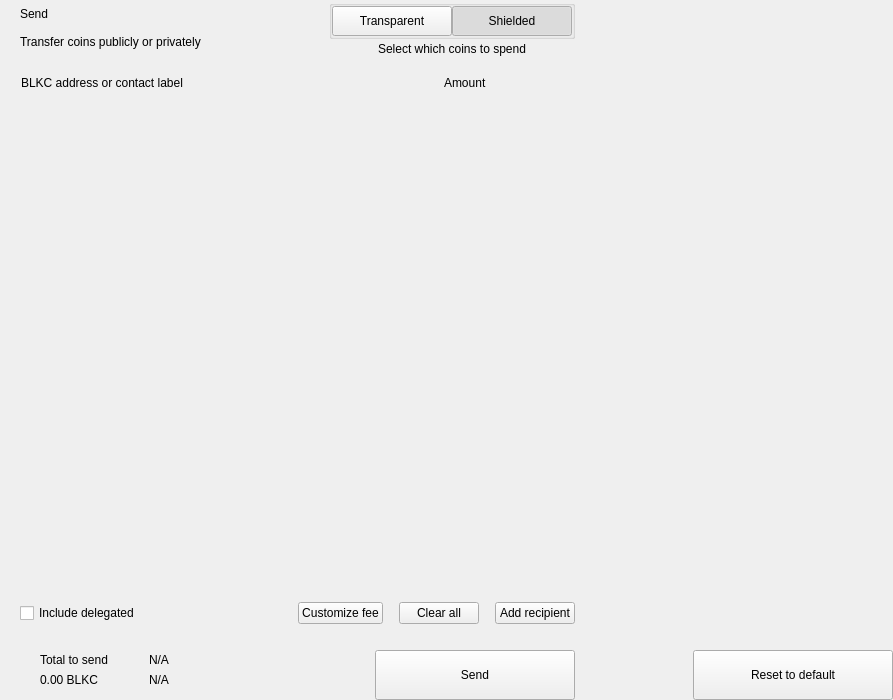
<?xml version="1.0" encoding="UTF-8"?>
<ui version="4.0">
 <class>send</class>
 <widget class="QWidget" name="send">
  <property name="geometry">
   <rect>
    <x>0</x>
    <y>0</y>
    <width>893</width>
    <height>700</height>
   </rect>
  </property>
  <property name="windowTitle">
   <string>Form</string>
  </property>
  <layout class="QHBoxLayout" name="horizontalLayout_2" stretch="2,1">
   <property name="spacing">
    <number>0</number>
   </property>
   <property name="leftMargin">
    <number>0</number>
   </property>
   <property name="topMargin">
    <number>0</number>
   </property>
   <property name="rightMargin">
    <number>0</number>
   </property>
   <property name="bottomMargin">
    <number>0</number>
   </property>
   <item>
    <widget class="QWidget" name="left" native="true">
     <layout class="QVBoxLayout" name="verticalLayout_3">
      <property name="spacing">
       <number>0</number>
      </property>
      <property name="leftMargin">
       <number>0</number>
      </property>
      <property name="topMargin">
       <number>0</number>
      </property>
      <property name="rightMargin">
       <number>0</number>
      </property>
      <property name="bottomMargin">
       <number>0</number>
      </property>
      <item>
       <layout class="QVBoxLayout" name="verticalLayout_22" stretch="0,0,0,1,0,0,0,0">
        <property name="spacing">
         <number>0</number>
        </property>
        <item>
         <layout class="QHBoxLayout" name="horizontalLayout_3">
          <property name="spacing">
           <number>0</number>
          </property>
          <property name="leftMargin">
           <number>20</number>
          </property>
          <property name="rightMargin">
           <number>20</number>
          </property>
          <item>
           <layout class="QVBoxLayout" name="verticalLayout">
            <property name="spacing">
             <number>0</number>
            </property>
            <item>
             <widget class="QLabel" name="labelTitle">
              <property name="text">
               <string>Send</string>
              </property>
              <property name="alignment">
               <set>Qt::AlignLeading|Qt::AlignLeft|Qt::AlignVCenter</set>
              </property>
             </widget>
            </item>
            <item>
             <widget class="QLabel" name="labelSubtitle1">
              <property name="text">
               <string>Transfer coins publicly or privately</string>
              </property>
             </widget>
            </item>
           </layout>
          </item>
          <item>
           <spacer name="horizontalSpacer">
            <property name="orientation">
             <enum>Qt::Horizontal</enum>
            </property>
            <property name="sizeHint" stdset="0">
             <size>
              <width>40</width>
              <height>20</height>
             </size>
            </property>
           </spacer>
          </item>
          <item>
           <layout class="QVBoxLayout" name="verticalLayout_6">
            <property name="spacing">
             <number>3</number>
            </property>
            <item alignment="Qt::AlignHCenter">
             <widget class="QGroupBox" name="groupBox">
              <property name="styleSheet">
               <string notr="true">#groupBox{
padding-top:2px;
}</string>
              </property>
              <property name="title">
               <string/>
              </property>
              <property name="alignment">
               <set>Qt::AlignCenter</set>
              </property>
              <layout class="QHBoxLayout" name="horizontalLayout_4">
               <property name="spacing">
                <number>0</number>
               </property>
               <property name="leftMargin">
                <number>0</number>
               </property>
               <property name="topMargin">
                <number>0</number>
               </property>
               <property name="rightMargin">
                <number>0</number>
               </property>
               <property name="bottomMargin">
                <number>0</number>
               </property>
               <item>
                <widget class="QPushButton" name="pushLeft">
                 <property name="minimumSize">
                  <size>
                   <width>120</width>
                   <height>30</height>
                  </size>
                 </property>
                 <property name="maximumSize">
                  <size>
                   <width>120</width>
                   <height>30</height>
                  </size>
                 </property>
                 <property name="focusPolicy">
                  <enum>Qt::NoFocus</enum>
                 </property>
                 <property name="text">
                  <string>Transparent</string>
                 </property>
                 <property name="checkable">
                  <bool>true</bool>
                 </property>
                 <property name="autoExclusive">
                  <bool>true</bool>
                 </property>
                </widget>
               </item>
               <item>
                <widget class="QPushButton" name="pushRight">
                 <property name="minimumSize">
                  <size>
                   <width>120</width>
                   <height>30</height>
                  </size>
                 </property>
                 <property name="maximumSize">
                  <size>
                   <width>120</width>
                   <height>30</height>
                  </size>
                 </property>
                 <property name="focusPolicy">
                  <enum>Qt::NoFocus</enum>
                 </property>
                 <property name="text">
                  <string>Shielded</string>
                 </property>
                 <property name="checkable">
                  <bool>true</bool>
                 </property>
                 <property name="checked">
                  <bool>true</bool>
                 </property>
                 <property name="autoExclusive">
                  <bool>true</bool>
                 </property>
                </widget>
               </item>
              </layout>
             </widget>
            </item>
            <item alignment="Qt::AlignHCenter|Qt::AlignTop">
             <widget class="QLabel" name="labelSubtitle2">
              <property name="styleSheet">
               <string notr="true"/>
              </property>
              <property name="text">
               <string>Select which coins to spend</string>
              </property>
              <property name="alignment">
               <set>Qt::AlignCenter</set>
              </property>
              <property name="indent">
               <number>0</number>
              </property>
             </widget>
            </item>
           </layout>
          </item>
         </layout>
        </item>
        <item>
         <spacer name="verticalSpacer_2">
          <property name="orientation">
           <enum>Qt::Vertical</enum>
          </property>
          <property name="sizeType">
           <enum>QSizePolicy::Fixed</enum>
          </property>
          <property name="sizeHint" stdset="0">
           <size>
            <width>20</width>
            <height>20</height>
           </size>
          </property>
         </spacer>
        </item>
        <item>
         <layout class="QHBoxLayout" name="horizontalLayout" stretch="6,0,2">
          <property name="spacing">
           <number>0</number>
          </property>
          <property name="leftMargin">
           <number>10</number>
          </property>
          <property name="topMargin">
           <number>0</number>
          </property>
          <property name="rightMargin">
           <number>20</number>
          </property>
          <property name="bottomMargin">
           <number>0</number>
          </property>
          <item>
           <widget class="QLabel" name="labelSubtitleAddress">
            <property name="styleSheet">
             <string notr="true">margin-left:8px;</string>
            </property>
            <property name="text">
             <string>BLKC address or contact label</string>
            </property>
           </widget>
          </item>
          <item>
           <spacer name="horizontalSpacer_3">
            <property name="orientation">
             <enum>Qt::Horizontal</enum>
            </property>
            <property name="sizeType">
             <enum>QSizePolicy::Fixed</enum>
            </property>
            <property name="sizeHint" stdset="0">
             <size>
              <width>40</width>
              <height>1</height>
             </size>
            </property>
           </spacer>
          </item>
          <item>
           <widget class="QLabel" name="labelSubtitleAmount">
            <property name="text">
             <string>Amount</string>
            </property>
           </widget>
          </item>
         </layout>
        </item>
        <item>
         <widget class="QScrollArea" name="scrollArea">
          <property name="minimumSize">
           <size>
            <width>0</width>
            <height>350</height>
           </size>
          </property>
          <property name="styleSheet">
           <string notr="true">#scrollArea {
            background:transparent;
            margin-top:10px;
}</string>
          </property>
          <property name="horizontalScrollBarPolicy">
           <enum>Qt::ScrollBarAlwaysOff</enum>
          </property>
          <property name="sizeAdjustPolicy">
           <enum>QAbstractScrollArea::AdjustIgnored</enum>
          </property>
          <property name="widgetResizable">
           <bool>true</bool>
          </property>
          <property name="alignment">
           <set>Qt::AlignLeading|Qt::AlignLeft|Qt::AlignTop</set>
          </property>
          <widget class="QWidget" name="scrollAreaWidgetContents">
           <property name="geometry">
            <rect>
             <x>0</x>
             <y>0</y>
             <width>591</width>
             <height>16</height>
            </rect>
           </property>
           <property name="sizePolicy">
            <sizepolicy hsizetype="Preferred" vsizetype="Maximum">
             <horstretch>0</horstretch>
             <verstretch>0</verstretch>
            </sizepolicy>
           </property>
           <property name="autoFillBackground">
            <bool>false</bool>
           </property>
           <property name="styleSheet">
            <string notr="true">#scrollAreaWidgetContents {
             background:transparent;
             }</string>
           </property>
           <layout class="QVBoxLayout" name="verticalLayout_7">
            <property name="spacing">
             <number>0</number>
            </property>
            <property name="sizeConstraint">
             <enum>QLayout::SetDefaultConstraint</enum>
            </property>
            <property name="leftMargin">
             <number>0</number>
            </property>
            <property name="topMargin">
             <number>0</number>
            </property>
            <property name="rightMargin">
             <number>0</number>
            </property>
            <property name="bottomMargin">
             <number>0</number>
            </property>
           </layout>
          </widget>
         </widget>
        </item>
        <item>
         <spacer name="verticalSpacer_4">
          <property name="orientation">
           <enum>Qt::Vertical</enum>
          </property>
          <property name="sizeType">
           <enum>QSizePolicy::Fixed</enum>
          </property>
          <property name="sizeHint" stdset="0">
           <size>
            <width>20</width>
            <height>20</height>
           </size>
          </property>
         </spacer>
        </item>
        <item>
         <layout class="QHBoxLayout" name="horizontalLayout_20">
          <property name="spacing">
           <number>6</number>
          </property>
          <property name="leftMargin">
           <number>20</number>
          </property>
          <property name="rightMargin">
           <number>20</number>
          </property>
          <item>
           <widget class="QCheckBox" name="checkBoxDelegations">
            <property name="layoutDirection">
             <enum>Qt::LeftToRight</enum>
            </property>
            <property name="text">
             <string>Include delegated</string>
            </property>
           </widget>
          </item>
          <item>
           <spacer name="horizontalSpacer_4">
            <property name="orientation">
             <enum>Qt::Horizontal</enum>
            </property>
            <property name="sizeHint" stdset="0">
             <size>
              <width>10</width>
              <height>20</height>
             </size>
            </property>
           </spacer>
          </item>
          <item>
           <widget class="QPushButton" name="pushButtonFee">
            <property name="focusPolicy">
             <enum>Qt::NoFocus</enum>
            </property>
            <property name="text">
             <string>Customize fee</string>
            </property>
           </widget>
          </item>
          <item>
           <spacer name="horizontalSpacer_11">
            <property name="orientation">
             <enum>Qt::Horizontal</enum>
            </property>
            <property name="sizeType">
             <enum>QSizePolicy::Minimum</enum>
            </property>
            <property name="sizeHint" stdset="0">
             <size>
              <width>10</width>
              <height>20</height>
             </size>
            </property>
           </spacer>
          </item>
          <item>
           <widget class="QPushButton" name="pushButtonClear">
            <property name="focusPolicy">
             <enum>Qt::NoFocus</enum>
            </property>
            <property name="layoutDirection">
             <enum>Qt::RightToLeft</enum>
            </property>
            <property name="text">
             <string>Clear all</string>
            </property>
           </widget>
          </item>
          <item>
           <spacer name="horizontalSpacer_6">
            <property name="orientation">
             <enum>Qt::Horizontal</enum>
            </property>
            <property name="sizeType">
             <enum>QSizePolicy::Fixed</enum>
            </property>
            <property name="sizeHint" stdset="0">
             <size>
              <width>10</width>
              <height>20</height>
             </size>
            </property>
           </spacer>
          </item>
          <item>
           <widget class="QPushButton" name="pushButtonAddRecipient">
            <property name="focusPolicy">
             <enum>Qt::NoFocus</enum>
            </property>
            <property name="text">
             <string>Add recipient</string>
            </property>
           </widget>
          </item>
         </layout>
        </item>
        <item>
         <spacer name="verticalSpacer">
          <property name="orientation">
           <enum>Qt::Vertical</enum>
          </property>
          <property name="sizeType">
           <enum>QSizePolicy::Fixed</enum>
          </property>
          <property name="sizeHint" stdset="0">
           <size>
            <width>20</width>
            <height>16</height>
           </size>
          </property>
         </spacer>
        </item>
        <item>
         <layout class="QHBoxLayout" name="horizontalLayout_7">
          <property name="rightMargin">
           <number>20</number>
          </property>
          <item>
           <layout class="QHBoxLayout" name="horizontalLayout_10">
            <property name="spacing">
             <number>0</number>
            </property>
            <property name="leftMargin">
             <number>8</number>
            </property>
            <item>
             <widget class="QStackedWidget" name="stackedWidget">
              <property name="minimumSize">
               <size>
                <width>0</width>
                <height>60</height>
               </size>
              </property>
              <property name="maximumSize">
               <size>
                <width>16777215</width>
                <height>60</height>
               </size>
              </property>
              <widget class="QWidget" name="page1">
               <layout class="QVBoxLayout" name="verticalLayout_71" stretch="0">
                <property name="spacing">
                 <number>6</number>
                </property>
                <property name="leftMargin">
                 <number>12</number>
                </property>
                <property name="topMargin">
                 <number>0</number>
                </property>
                <property name="rightMargin">
                 <number>0</number>
                </property>
                <property name="bottomMargin">
                 <number>0</number>
                </property>
                <item>
                 <widget class="QWidget" name="coinWidget" native="true">
                  <property name="minimumSize">
                   <size>
                    <width>0</width>
                    <height>60</height>
                   </size>
                  </property>
                  <property name="maximumSize">
                   <size>
                    <width>16777215</width>
                    <height>60</height>
                   </size>
                  </property>
                  <layout class="QHBoxLayout" name="horizontalLayout_9">
                   <property name="spacing">
                    <number>0</number>
                   </property>
                   <property name="leftMargin">
                    <number>20</number>
                   </property>
                   <property name="topMargin">
                    <number>10</number>
                   </property>
                   <property name="rightMargin">
                    <number>20</number>
                   </property>
                   <property name="bottomMargin">
                    <number>10</number>
                   </property>
                   <item>
                    <layout class="QVBoxLayout" name="verticalSend">
                     <property name="spacing">
                      <number>0</number>
                     </property>
                     <item>
                      <widget class="QLabel" name="labelTitleTotalSend">
                       <property name="text">
                        <string>Total to send</string>
                       </property>
                      </widget>
                     </item>
                     <item>
                      <widget class="QLabel" name="labelAmountSend">
                       <property name="text">
                        <string notr="true">0.00 BLKC</string>
                       </property>
                      </widget>
                     </item>
                    </layout>
                   </item>
                   <item>
                    <spacer name="horizontalSpacer_9">
                     <property name="orientation">
                      <enum>Qt::Horizontal</enum>
                     </property>
                     <property name="sizeType">
                      <enum>QSizePolicy::Fixed</enum>
                     </property>
                     <property name="sizeHint" stdset="0">
                      <size>
                       <width>20</width>
                       <height>20</height>
                      </size>
                     </property>
                    </spacer>
                   </item>
                   <item>
                    <widget class="QLabel" name="labelLine">
                     <property name="minimumSize">
                      <size>
                       <width>1</width>
                       <height>0</height>
                      </size>
                     </property>
                     <property name="maximumSize">
                      <size>
                       <width>1</width>
                       <height>16777215</height>
                      </size>
                     </property>
                     <property name="text">
                      <string/>
                     </property>
                    </widget>
                   </item>
                   <item>
                    <spacer name="horizontalSpacer_10">
                     <property name="orientation">
                      <enum>Qt::Horizontal</enum>
                     </property>
                     <property name="sizeType">
                      <enum>QSizePolicy::Fixed</enum>
                     </property>
                     <property name="sizeHint" stdset="0">
                      <size>
                       <width>20</width>
                       <height>20</height>
                      </size>
                     </property>
                    </spacer>
                   </item>
                   <item>
                    <layout class="QVBoxLayout" name="verticalRemaining">
                     <property name="spacing">
                      <number>0</number>
                     </property>
                     <item>
                      <widget class="QLabel" name="labelTitleTotalRemaining">
                       <property name="text">
                        <string notr="true">N/A</string>
                       </property>
                      </widget>
                     </item>
                     <item>
                      <widget class="QLabel" name="labelAmountRemaining">
                       <property name="text">
                        <string notr="true">N/A</string>
                       </property>
                      </widget>
                     </item>
                    </layout>
                   </item>
                  </layout>
                 </widget>
                </item>
               </layout>
              </widget>
              <widget class="QWidget" name="page_2"/>
             </widget>
            </item>
           </layout>
          </item>
          <item>
           <spacer name="horizontalSpacer_5">
            <property name="orientation">
             <enum>Qt::Horizontal</enum>
            </property>
            <property name="sizeType">
             <enum>QSizePolicy::Expanding</enum>
            </property>
            <property name="sizeHint" stdset="0">
             <size>
              <width>40</width>
              <height>20</height>
             </size>
            </property>
           </spacer>
          </item>
          <item alignment="Qt::AlignBottom">
           <widget class="QPushButton" name="pushButtonSave">
            <property name="minimumSize">
             <size>
              <width>200</width>
              <height>50</height>
             </size>
            </property>
            <property name="maximumSize">
             <size>
              <width>200</width>
              <height>50</height>
             </size>
            </property>
            <property name="focusPolicy">
             <enum>Qt::NoFocus</enum>
            </property>
            <property name="text">
             <string>Send</string>
            </property>
           </widget>
          </item>
         </layout>
        </item>
       </layout>
      </item>
     </layout>
    </widget>
   </item>
   <item>
    <widget class="QWidget" name="right" native="true">
     <layout class="QVBoxLayout" name="verticalLayout_5">
      <property name="leftMargin">
       <number>0</number>
      </property>
      <property name="topMargin">
       <number>0</number>
      </property>
      <property name="rightMargin">
       <number>0</number>
      </property>
      <property name="bottomMargin">
       <number>0</number>
      </property>
      <item>
       <layout class="QVBoxLayout" name="verticalLayout_4">
        <property name="spacing">
         <number>6</number>
        </property>
        <item>
         <widget class="OptionButton" name="btnCoinControl" native="true">
          <property name="minimumSize">
           <size>
            <width>0</width>
            <height>50</height>
           </size>
          </property>
         </widget>
        </item>
        <item>
         <widget class="OptionButton" name="btnChangeAddress" native="true">
          <property name="minimumSize">
           <size>
            <width>0</width>
            <height>50</height>
           </size>
          </property>
         </widget>
        </item>
        <item>
         <widget class="OptionButton" name="btnUri" native="true">
          <property name="minimumSize">
           <size>
            <width>0</width>
            <height>50</height>
           </size>
          </property>
         </widget>
        </item>
        <item>
         <widget class="OptionButton" name="btnShieldCoins" native="true">
          <property name="minimumSize">
           <size>
            <width>0</width>
            <height>50</height>
           </size>
          </property>
         </widget>
        </item>
        <item>
         <spacer name="verticalSpacer_5">
          <property name="orientation">
           <enum>Qt::Vertical</enum>
          </property>
          <property name="sizeHint" stdset="0">
           <size>
            <width>20</width>
            <height>40</height>
           </size>
          </property>
         </spacer>
        </item>
        <item>
         <layout class="QHBoxLayout" name="horizontalLayout_8">
          <item>
           <spacer name="horizontalSpacer_7">
            <property name="orientation">
             <enum>Qt::Horizontal</enum>
            </property>
            <property name="sizeHint" stdset="0">
             <size>
              <width>40</width>
              <height>20</height>
             </size>
            </property>
           </spacer>
          </item>
          <item>
           <widget class="QPushButton" name="pushButtonReset">
            <property name="minimumSize">
             <size>
              <width>200</width>
              <height>50</height>
             </size>
            </property>
            <property name="maximumSize">
             <size>
              <width>200</width>
              <height>50</height>
             </size>
            </property>
            <property name="focusPolicy">
             <enum>Qt::NoFocus</enum>
            </property>
            <property name="text">
             <string>Reset to default</string>
            </property>
           </widget>
          </item>
         </layout>
        </item>
       </layout>
      </item>
     </layout>
    </widget>
   </item>
  </layout>
 </widget>
 <customwidgets>
  <customwidget>
   <class>OptionButton</class>
   <extends>QWidget</extends>
   <header>qt/blkc/optionbutton.h</header>
   <container>1</container>
  </customwidget>
 </customwidgets>
 <resources/>
 <connections/>
</ui>
